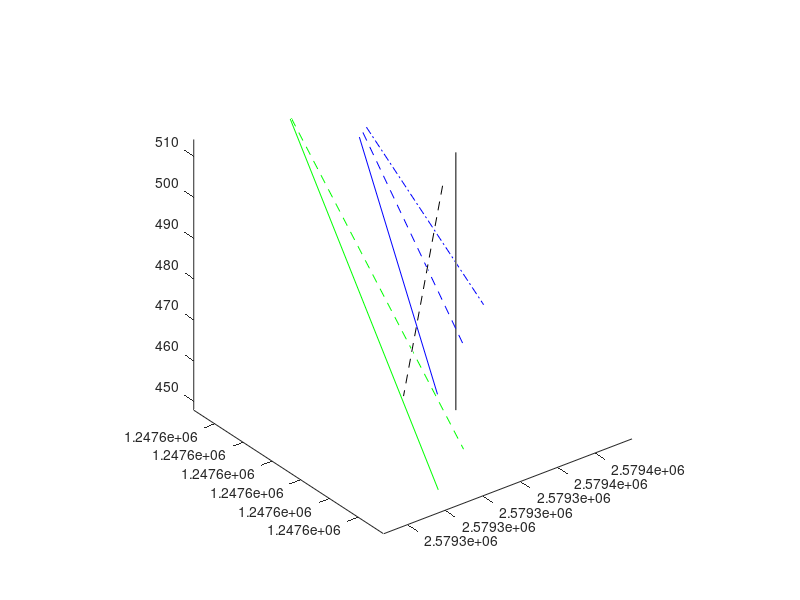

Write MATLAB code to recreate this figure. (Note: this script raises an error after producing the figure.)
% testWellGeomFSB_V1.m
% 
% Test well geometries for FSB : version 1
%              



%               1                   2                   3                      
% FSB holes	Easting (m)     Northing (m)	Collar elevation (m)      	
SIG01a   =       [2579345.22   1247580.39      513.2];         %    BFS B1 20181116
SIG01b   =       [2579345.22   1247580.39      450.00];

SIG02a   =       [2579334.48    1247570.98       513.2];       %    BFS B2 inclined 20181120
SIG02b   =       [2579329.36    1247577.86       460.41];

SIG03a   =       [2579324.91    1247611.68       514.13];      %    BFS B3 20181119
SIG03b   =       [2579322.61    1247556.79       449.53];

SIG04a   =       [2579325.5     1247612.05       514.07];      %    BFS B4 20181119
SIG04b   =       [2579338.71    1247569.11       447.96];

SIG05a   =       [2579332.57    1247597.29       513.78];      %    BFS B5 20181119
SIG05b   =       [2579321.52    1247556.01       473.52];     

SIG06a   =       [2579334.35    1247598.44       513.72];      %    BFS B6
SIG06b   =       [2579338.50    1247569.01       473.70];

SIG07a   =       [2579336.22    1247599.75       513.76];      %    BFS B7
SIG07b   =       [2579351.79    1247579.12       474.15]; 

% % Variant (a)
% SIG08a   =       [2579333.0     1247603.00       513.78];      %    BFS B8, AE1 above fault
% SIG08b   =       [2579340.0     1247570.00       463.41];
% 
% SIG09a   =       [2579330.00    1247607.00       513.2];       %    BFS B9, AE2
% SIG09b   =       [2579325.00    1247565.00       463.41];
% %%%%%%%%%%%%%


% % Short variant
SIG08a   =       [2579334.0     1247602.00       513.78];      %    BFS B8, AE1 above fault
SIG08b   =       [2579326.5     1247563.50       472.50];       %  r - -

SIG09a   =       [2579328.00    1247609.00       513.2];       %    BFS B9, AE2 below fault
SIG09b   =       [2579335.0     1247570.00       458.0];      %  r ---
% %%%%%%%%%%%%%

% Hydrophones & CASSM
figure;
% at present, X is easting, Y is northing, Z is elevation
plot3([SIG01a(1),SIG01b(1)],[SIG01a(2),SIG01b(2)],[SIG01a(3),SIG01b(3)],'k-'); hold on;
plot3([SIG02a(1),SIG02b(1)],[SIG02a(2),SIG02b(2)],[SIG02a(3),SIG02b(3)],'k--'); 

plot3([SIG03a(1),SIG03b(1)],[SIG03a(2),SIG03b(2)],[SIG03a(3),SIG03b(3)],'g-'); % lower - 24 hydrophones
plot3([SIG04a(1),SIG04b(1)],[SIG04a(2),SIG04b(2)],[SIG04a(3),SIG04b(3)],'g--');

plot3([SIG05a(1),SIG05b(1)],[SIG05a(2),SIG05b(2)],[SIG05a(3),SIG05b(3)],'b-'); % upper - 8 cassm sources
plot3([SIG06a(1),SIG06b(1)],[SIG06a(2),SIG06b(2)],[SIG06a(3),SIG06b(3)],'b--');
plot3([SIG07a(1),SIG07b(1)],[SIG07a(2),SIG07b(2)],[SIG07a(3),SIG07b(3)],'b-.');

axis equal;
[xl3,yl3,zl3] = twoPntArraySpec(SIG03a,SIG03b,24,24,2.5);
[xl4,yl4,zl4] = twoPntArraySpec(SIG04a,SIG04b,22,24,2.5);
plot3(xl3,yl3,zl3,'g<');
plot3(xl4,yl4,zl4,'go');

[xl5,yl5,zl5] = twoPntArraySpec(SIG05a,SIG05b,20,8,4.5);
[xl6,yl6,zl6] = twoPntArraySpec(SIG06a,SIG06b,16,8,4.5);
[xl7,yl7,zl7] = twoPntArraySpec(SIG07a,SIG07b,14,8,4.5);
plot3(xl5,yl5,zl5,'r<');
plot3(xl6,yl6,zl6,'ro');
plot3(xl7,yl7,zl7,'r*');
xlabel('Easting (m)');
ylabel('Northing (m)');
zlabel('Elevation (m)');


legend('B1','B2','B3','B4','B5','B6','B7','B3 hydro','B4 hydro','B5 CASSM','B6 CASSM','B7 CASSM');
grid on;

% MEQ array
figure;
% at present, X is easting, Y is northing, Z is elevation
plot3([SIG01a(1),SIG01b(1)],[SIG01a(2),SIG01b(2)],[SIG01a(3),SIG01b(3)],'k-', 'LineWidth', 2); hold on;
plot3([SIG02a(1),SIG02b(1)],[SIG02a(2),SIG02b(2)],[SIG02a(3),SIG02b(3)],'k--', 'LineWidth', 2); 

plot3([SIG03a(1),SIG03b(1)],[SIG03a(2),SIG03b(2)],[SIG03a(3),SIG03b(3)],'g-', 'LineWidth', 2); % lower - 24 hydrophones
plot3([SIG04a(1),SIG04b(1)],[SIG04a(2),SIG04b(2)],[SIG04a(3),SIG04b(3)],'g--', 'LineWidth', 2);

plot3([SIG05a(1),SIG05b(1)],[SIG05a(2),SIG05b(2)],[SIG05a(3),SIG05b(3)],'b-', 'LineWidth', 2); % upper - 8 cassm sources
plot3([SIG06a(1),SIG06b(1)],[SIG06a(2),SIG06b(2)],[SIG06a(3),SIG06b(3)],'b--', 'LineWidth', 2);
plot3([SIG07a(1),SIG07b(1)],[SIG07a(2),SIG07b(2)],[SIG07a(3),SIG07b(3)],'b-.', 'LineWidth', 2);

plot3([SIG08a(1),SIG08b(1)],[SIG08a(2),SIG08b(2)],[SIG08a(3),SIG08b(3)],'r--', 'LineWidth', 2);
plot3([SIG09a(1),SIG09b(1)],[SIG09a(2),SIG09b(2)],[SIG09a(3),SIG09b(3)],'r-', 'LineWidth', 2);

axis equal;


[xl3,yl3,zl3] = twoPntArraySpec(SIG03a,SIG03b,34,2,40);
[xl4,yl4,zl4] = twoPntArraySpec(SIG04a,SIG04b,32,2,40);
plot3(xl3,yl3,zl3,'go', 'LineWidth', 2, 'MarkerSize', 20);
plot3(xl4,yl4,zl4,'go', 'LineWidth', 2, 'MarkerSize', 20);

[xl5,yl5,zl5] = twoPntArraySpec(SIG05a,SIG05b,20,2,30);
[xl6,yl6,zl6] = twoPntArraySpec(SIG06a,SIG06b,16,2,30);
[xl7,yl7,zl7] = twoPntArraySpec(SIG07a,SIG07b,14,2,30);
plot3(xl5,yl5,zl5,'bo', 'LineWidth', 2, 'MarkerSize', 20);
plot3(xl6,yl6,zl6,'bo', 'LineWidth', 2, 'MarkerSize', 20);
plot3(xl7,yl7,zl7,'bo', 'LineWidth', 2, 'MarkerSize', 20);

%twoPntArraySpec(loc1, loc2, wlDepth, elNum, delta)
[xl8,yl8,zl8] = twoPntArraySpec(SIG08a,SIG08b,25,8,4);
[xl9,yl9,zl9] = twoPntArraySpec(SIG09a,SIG09b,35,8,4);
plot3(xl8,yl8,zl8,'r*', 'LineWidth', 2, 'MarkerSize', 20);
plot3(xl9,yl9,zl9,'r*', 'LineWidth', 2, 'MarkerSize', 20);
xlabel('Easting (m)');
ylabel('Northing (m)');
zlabel('Elevation (m)');

[xl3,yl3,zl3] = twoPntArraySpec(SIG03a,SIG03b,24,24,2.5);
[xl4,yl4,zl4] = twoPntArraySpec(SIG04a,SIG04b,22,24,2.5);
plot3(xl3,yl3,zl3,'gs', 'LineWidth', 2, 'MarkerSize', 10);
plot3(xl4,yl4,zl4,'gs', 'LineWidth', 2, 'MarkerSize', 10);


legend('B1 SIMFIP','B2 (injection)','B3','B4','B5','B6','B7','B8', 'B9', 'B3 3C','B4 3C','B5 3C','B6 3C','B7 3C','B8 AE','B9 AE');

grid on;


